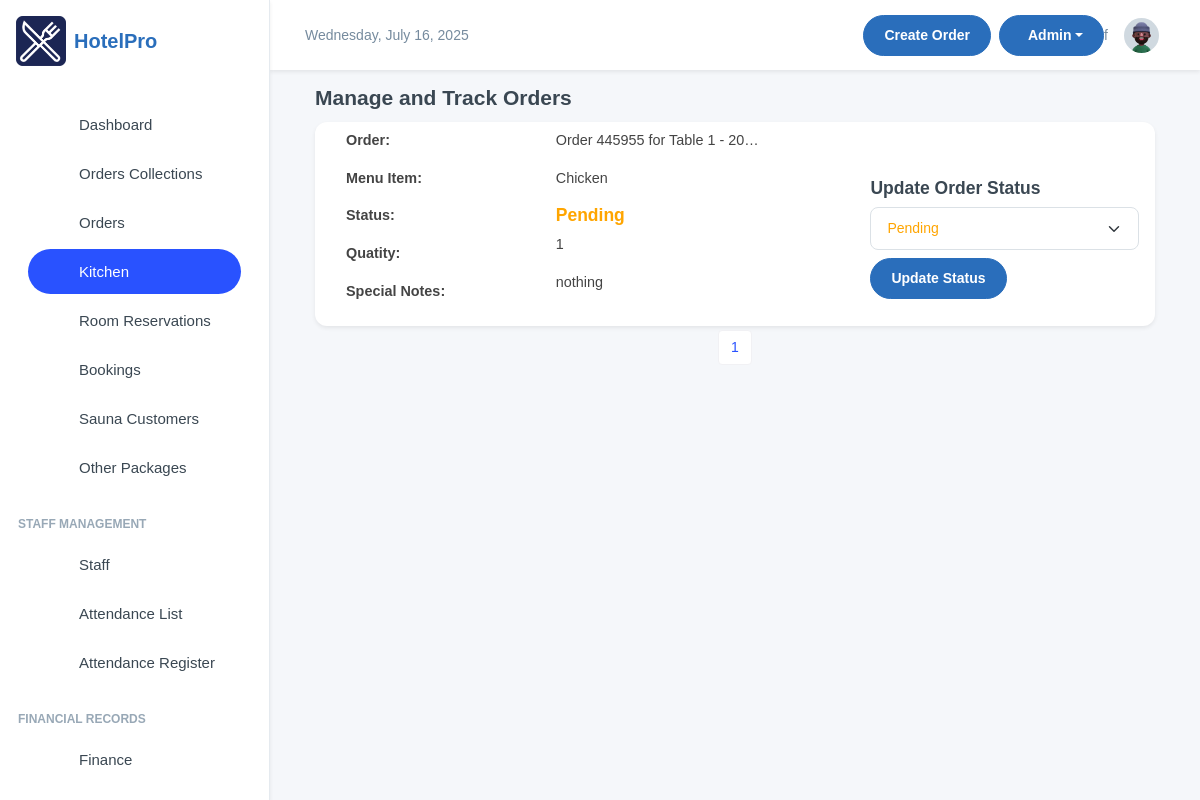
The page /kitchen/ on the database its author committed.
### inventory/models.py (models this page shows, shortened)
class OrderItem(models.Model):
    ORDER_TYPE_CHOICES = [
        ('Dine-In', 'Dine-In'),
        ('Take-Away', 'Take-Away'),
    ]
    SPECIAL_NOTES_CHOICES = [
        ('nothing', 'Nothing'),
        ('strongly spiced', 'Strongly Spiced'),
        ('midly spiced', 'Mildly Spiced'),
        ('chips', 'Chips'),
        ('rice', 'Rice'),
        ('posho', 'Posho'),
        ('rice_posho', 'Rice + Posho'),
        ('chips_rice', 'Chips + Rice'),
        ('chips_posho', 'Chips + Posho'),
    ]
    order = models.ForeignKey('OrderTransaction', on_delete=models.CASCADE, related_name='order_items')
    menu_item = models.ForeignKey('MenuItem', on_delete=models.CASCADE, null=True, blank=True)
    order_date = models.DateTimeField(auto_now_add=True)
    customer_name = models.CharField(max_length=255, blank=True, null=True, default="Customer")
    dining_area = models.ForeignKey('DiningArea', on_delete=models.SET_NULL, null=True, blank=True)
    table = models.ForeignKey('Table', on_delete=models.SET_NULL, null=True, blank=True)
    total_price = models.DecimalField(max_digits=10, decimal_places=2, default=Decimal('0.00'))
    quantity = models.IntegerField(blank=True, null=True)
    status = models.CharField(
        max_length=50,
        choices=[('Pending', 'Pending'), ('Preparing', 'Preparing'), ('Cooked', 'Completed'), ('Served', 'Served'), ('Cancelled', 'Cancelled')],
        default='Pending'
    )
    special_notes = models.CharField(
        max_length=50,
        choices=SPECIAL_NOTES_CHOICES,
        default="nothing",
        blank=True,
        null=True
    )
    order_type = models.CharField(
        max_length=10,
        choices=ORDER_TYPE_CHOICES,
        default='Dine-In'
    )
    updated = models.DateTimeField(auto_now=True, blank=True, null=True)
    class Meta:
        verbose_name = 'Order Item'
        verbose_name_plural = 'Order Items'
        ordering = ['-order_date']

class OrderTransaction(models.Model):
    pay_mode = (
        ("NO PAYMENT", "NO PAYMENT"),
        ("CASH", "CASH"),
        ("MOMO PAY", "MOMO PAY"),
        ("AIRTEL PAY", "AIRTEL PAY"),
        ("INVOICE", "INVOICE"),
        ("ON ACCOMMODATION", "ON ACCOMMODATION"),
    )
    random_id = models.CharField(max_length=6, unique=True, editable=False, default=generate_random_id)
    customer_name = models.CharField(max_length=255, blank=True, null=True, default="Customer")
    served_by = models.CharField(
        max_length=255, blank=True, null=True, default="Waitress")
    dining_area = models.ForeignKey(DiningArea, on_delete=models.SET_NULL, null=True, blank=True)
    table = models.ForeignKey(Table, on_delete=models.SET_NULL, null=True, blank=True )
    special_notes = models.TextField(default="Null")
    created = models.DateTimeField(default=now, blank=True, null=True)
    payment_mode = models.CharField(default="NO PAYMENT", max_length=50, choices=pay_mode)
    transaction_id = models.CharField(blank=True, null=True, max_length=100, help_text="Transaction ID / Invoice Number")
    created_by = models.ForeignKey(User, on_delete=models.SET_NULL, null=True, blank=True)
    updated = models.DateField(auto_now=True, blank=True, null=True)
    class Meta:
        ordering = ['-created']
    def __str__(self):
        if self.table and self.dining_area:
            return f"Order {self.random_id} for Table {self.table.table_number} in {self.dining_area.name} - {self.created}"
        elif self.table:
            return f"Order {self.random_id} for Table {self.table.table_number} - {self.created}"
        else:
            return f"Order {self.random_id} - {self.created}"

class Table(models.Model):
    table_number = models.IntegerField()
    dining_area = models.ForeignKey(DiningArea, on_delete=models.CASCADE, related_name='tables')
    capacity = models.IntegerField()  # Number of seats at the table
    is_available = models.BooleanField(default=True)

class MenuItem(models.Model):
    category = models.ForeignKey(Category, on_delete=models.CASCADE, related_name="menu_items")
    name = models.CharField(max_length=100)
    description = models.TextField()
    price = models.DecimalField(max_digits=10, decimal_places=2, default=Decimal('0.00'))
    is_available = models.BooleanField(default=True)
    image_url = models.ImageField(blank=True, null=True, upload_to="menu_items")
    def __str__(self):
        return self.name
    class Meta:
        ordering = ['name']

### kitchen/views.py (the view)
# urls.py: path("", views.kitchen, name='kitchen'),
def kitchen(request):
    orders = OrderItem.objects.exclude(status='Served').order_by('-order_date')
    paginator = Paginator(orders, 5)
    page_number = request.GET.get('page')
    orders = paginator.get_page(page_number)
    return render(request, "kitchen.html", {"orders": orders})

### kitchen/templates/kitchen.html (shortened to what this page needs)
{% extends 'base.html' %}
{% block content %}
<div class="container">
    <div class="card-body">
        <div class="row">
            <h4 class="fw-semibold mb-2">Manage and Track Orders</h4>
            <div class="container">
                {% if orders %}
                    {% for order in orders %}
                    <div class="card my-1">
                        <div class="row my-2 ms-3">
                            <div class="col-3">
                                <p class="fw-bolder">Order:</p>
                                <p class="fw-bolder">Menu Item:</p>
                                <p class="fw-bolder">Status:</p>
                                <p class="fw-bolder">Quatity:</p>
                                <p class="fw-bolder">Special Notes:</p>
                            </div>
                            <div class="col">
                                <p>{{ order.order|truncatechars:30 }}</p>
                                <p>{{ order.menu_item }}</p>
                                <h5 class="fw-bolder status-text {% if order.status == 'Pending' %}status-pending
                                            {% elif order.status == 'Preparing' %}status-preparing
                                            {% elif order.status == 'Served' %}status-served
                                            {% elif order.status == 'Cooked' %}status-completed
                                            {% elif order.status == 'Cancelled' %}status-cancelled
                                            {% endif %}">
                                    {{ order.status }}
                                </h5>
                                <p> {{ order.quantity }}</p>
                                <p>{{ order.special_notes|default:"N/A" }}</p>
                            </div>
                            <div class="col mx-3">
                                <h5 class="mt-5">Update Order Status</h5>
                                <form action="/kitchen/update_order_status/{{order.id}}/" method="post">
                                    <select name="status" class="form-select mb-2 order-status-select" data-order-id="{{ order.id }}">
                                        <option value="Pending" {% if order.status == "Pending" %}selected{% endif %}>Pending</option>
                                    </select>
                                    <button type="submit" class="btn btn-md btn-primary">Update Status</button>
                                </form>
                            </div>
                        </div>
                    </div>
                    {% endfor %}
                {% else %}
                    <p>No orders available at the moment.</p>
                {% endif %}
            </div>
        </div>
    </div>
</div>
<nav aria-label="Page navigation">
    <ul class="pagination justify-content-center">
        {% for page_num in orders.paginator.page_range %}
            {% if page_num >= orders.number|add:-2 and page_num <= orders.number|add:2 %}
            <li class="page-item {% if page_num == orders_list.number %}active{% endif %}">
                <a class="page-link" href="?page={{ page_num }}">{{ page_num }}</a>
            </li>
            {% elif page_num == 1 or page_num == orders.paginator.num_pages %}
            <li class="page-item">
                <a class="page-link" href="?page={{ page_num }}">{{ page_num }}</a>
            </li>
            {% elif page_num == orders.number|add:-3 or page_num == orders.number|add:3 %}
            <li class="page-item disabled"><span class="page-link">...</span></li>
            {% endif %}
        {% endfor %}
    </ul>
</nav>
{% endblock content %}

### templates/base.html (style rules this page uses)
:root { --primary-color: #2A6EBB; --secondary-color: #F8F9FA; --accent-color: #FFD700; --text-color: #333333; --success-color: #28a745; --danger-color: #dc3545; --warning-color: #ffc107; --info-color: #17a2b8; }
body { font-family: 'Poppins', sans-serif; background-color: #f5f7fa; }
.btn-primary { background-color: var(--primary-color); border-color: var(--primary-color); }
.card { border-radius: 0.75rem; border: none; box-shadow: 0 0.125rem 0.25rem rgba(0, 0, 0, 0.075); transition: transform 0.2s ease-in-out, box-shadow 0.2s ease-in-out; }

### kitchen/templates/kitchen.html (style rules this page uses)
.container .card-body p { font-size: .9rem; font-family: 'Arial', sans-serif; color: #444444; }
.status-pending { color: orange; }

### rows shown on the page
OrderItem: order "Order 445955 for Table 1 - 20…", menu_item "Chicken", status "Pending", quantity "1", special_notes "nothing"

### other values the page prints
{{ page_num }} "1"
